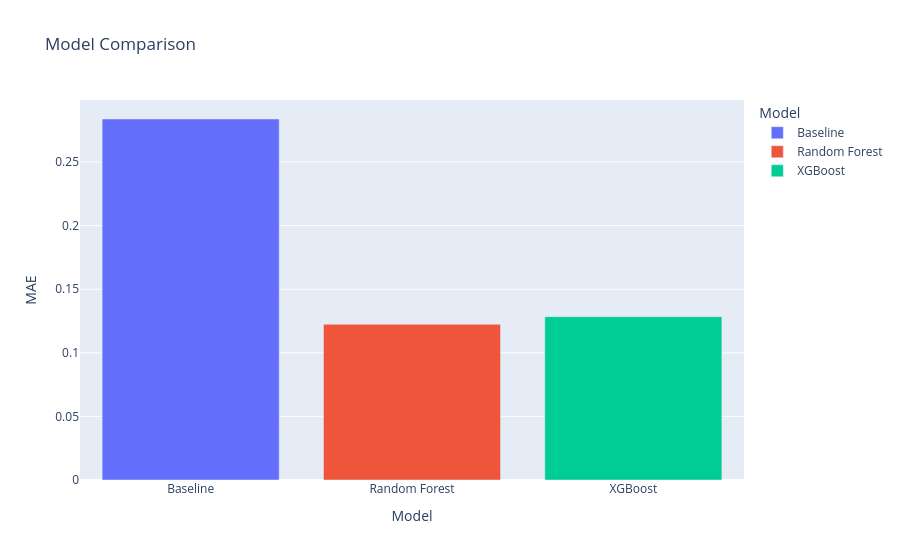

Notebook cell for this chart:
### Code cell
fig = px.bar(

    comparison,

    x="Model",

    y="MAE",

    color="Model",

    title="Model Comparison"

)

fig.show()

### Figure 1 — Plotly figure (JSON) as saved in the notebook; plotly's stock layout.template omitted (floating-point values rounded to 4 significant figures)
{"data": [{"hovertemplate": "Model=%{x}<br>MAE=%{y}<extra></extra>", "legendgroup": "Baseline", "marker": {"color": "#636efa", "pattern": {"shape": ""}}, "name": "Baseline", "orientation": "v", "showlegend": true, "textposition": "auto", "type": "bar", "x": ["Baseline"], "xaxis": "x", "y": [0.2838], "yaxis": "y"}, {"hovertemplate": "Model=%{x}<br>MAE=%{y}<extra></extra>", "legendgroup": "Random Forest", "marker": {"color": "#EF553B", "pattern": {"shape": ""}}, "name": "Random Forest", "orientation": "v", "showlegend": true, "textposition": "auto", "type": "bar", "x": ["Random Forest"], "xaxis": "x", "y": [0.1224], "yaxis": "y"}, {"hovertemplate": "Model=%{x}<br>MAE=%{y}<extra></extra>", "legendgroup": "XGBoost", "marker": {"color": "#00cc96", "pattern": {"shape": ""}}, "name": "XGBoost", "orientation": "v", "showlegend": true, "textposition": "auto", "type": "bar", "x": ["XGBoost"], "xaxis": "x", "y": [0.1284], "yaxis": "y"}], "layout": {"barmode": "relative", "legend": {"title": {"text": "Model"}, "tracegroupgap": 0}, "title": {"text": "Model Comparison"}, "xaxis": {"anchor": "y", "categoryarray": ["Baseline", "Random Forest", "XGBoost"], "categoryorder": "array", "domain": [0, 1], "title": {"text": "Model"}}, "yaxis": {"anchor": "x", "domain": [0, 1], "title": {"text": "MAE"}}}}
